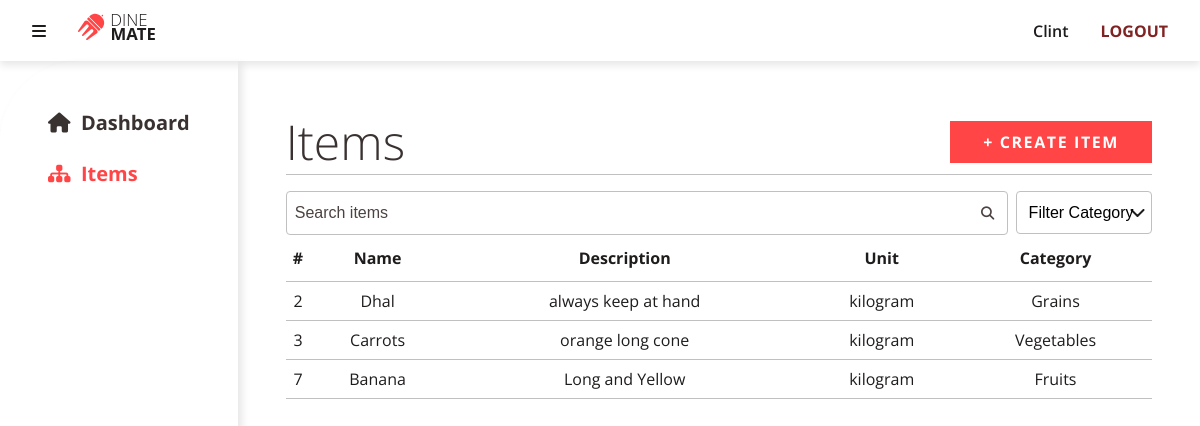
The page /public/admin/items (signed in) on the database its author committed.
### tables this page shows
CREATE TABLE `items` (
  `item_id` int(11) NOT NULL,
  `item_name` varchar(256) NOT NULL,
  `description` text DEFAULT NULL,
  `unit` int(50) NOT NULL,
  `category` int(11) DEFAULT NULL,
  `reorder_level` double DEFAULT 0
);

### app/core/Controller.php (called while the page is built, shortened)
<?php
trait Controller
{
    public function view(string $view, array $data = []): void
    {
        $filename = "../app/views/" . $view . ".view.php";
        require $filename;
    }
}

### app/controllers/Admin/Items.php (called while the page is built, shortened)
<?php
class Items
{
    private string $controller = "items";
    public function index(): void
    {
        $data = [];
        $data["items"] = (new Item)->itemsSearch($_GET);
        $data["categories"] = (new Category)->select()->fetchAll();
        $data["query"] = $_GET["query"] ?? "";
        $data["category_name"] = $_GET["category"] ?? "";
        $data["controller"] = $this->controller;
        $this->view("items", $data);
    }
}

### app/core/App.php (called while the page is built, shortened)
<?php
class App
{
    private mixed $module = "";
    private array $modules = ["admin"];
    private mixed $controller = "home";
    private string $method = "index";
    function __construct()
    {
        $url = $this->splitUrl();
        if (isset($url[0]) && in_array($url[0], $this->modules)) {
            $this->module = $url[0];
            array_shift($url);
        }
        $controllerPath = "../app/controllers/";
        $path = $controllerPath;
        if ($this->module) {
            $path .= ucfirst($this->module) . "/";
        }
        $path .= ucfirst($url[0] ?? $this->controller) . ".php";
        if (isset($url[0])) {
            if (file_exists($path)) {
                $this->controller = $url[0];
                unset($url[0]);
            } else {
                $this->controller = null;
            }
        }
        $this->controller = new $this->controller;
        $this->params = $url ? array_values($url) : [];
        call_user_func_array([$this->controller, $this->method], $this->params);
    }
    private function splitUrl(): array
    {
        if (isset($_GET["url"])) {
            return explode("/", filter_var(rtrim($_GET["url"], "/"), FILTER_SANITIZE_URL));
        } else {
            return [];
        }
    }
}

### public/index.php (called while the page is built, shortened)
<?php
$app = new App();

### app/views/items.view.php (the view, shortened to what this page needs)
<?php include "partials/dashboard.header.php" ?>
    <div class="dashboard-header d-flex flex-row align-items-center justify-content-space-between w-100">
        <h1 class="display-3">Items</h1>
        <a class="btn btn-primary text-uppercase fw-bold" href="items/create">+ Create Item</a>
    </div>
    <div>
        <form action="" method="GET">
            <div class="row">
                <div class="form-search col-10">
                    <input type="text" class="form-control" name="query" placeholder="Search items" value="<?= $query ?? "" ?>">
                    <button class="form-search-icon" type="submit">
                        <i class="fa-solid fa-magnifying-glass"></i>
                    </button>
                </div>
                <div class="pl-2 col-2">
                    <select class="form-control" name="category">
                        <option value="">Filter Category</option>
                    </select>
                </div>
            </div>
        </form>
    </div>
    <table class="table">
        <thead>
        <tr>
            <th>#</th>
            <th>Name</th>
            <th>Description</th>
            <th>Unit</th>
            <th>Category</th>
        </tr>
        </thead>
        <?php if (isset($items) && !empty($items)) : ?>
            <?php foreach ($items as $item) : ?>
                <tr>
                    <?php foreach ($item as $col): ?>
                        <th><?= $col ?></th>
                    <?php endforeach ?>
                </tr>
            <?php endforeach ?>
        <?php else: ?>
            <th colspan="6" class="text-center">No Records Found</th>
        <?php endif ?>
    </table>
<?php include "partials/dashboard.footer.php" ?>

### public/assets/css/styles.css (style rules this page uses)
* { margin: 0; padding: 0; list-style: none; box-sizing: border-box; }
.display-3 { font-size: 3rem !important; font-weight: 300 !important; color: #3A3131; }
.fw-bold { font-weight: 700 !important; }
.text-uppercase { text-transform: uppercase !important; }
.flex-row { flex-direction: row; }
.justify-content-space-between { justify-content: space-between; }
.align-items-center { align-items: center; }
.row { display: flex; flex-direction: row; flex-wrap: wrap; align-items: stretch; align-content: stretch; }
.col-2 { flex: 0 0 16.666667%; max-width: 16.666667%; }
.col-10 { flex: 0 0 83.333333%; max-width: 83.333333%; }
.pl-2 { padding-left: 0.5rem !important; }
.d-flex { display: flex !important; }
.w-100 { width: 100% !important; }
.form-control { display: block; width: 100%; padding: 0.75rem 0.5rem; font-size: 1rem; border: 1px solid #C0C0C0; border-radius: 4px; }
select.form-control { -moz-appearance: none; -webkit-appearance: none; background: url("../images/ChevronDownsvg.svg") no-repeat 95%; appearance: none; padding: 0.75rem; }
.form-control::placeholder { color: #4D4242; opacity: 1; }
.form-search { position: relative; width: 100%; }
.form-search .form-control { padding-right: 40px; }
.form-search .form-search-icon { position: absolute; top: 50%; right: 0; width: 40px; height: 100%; transform: translateY(-50%); color: #4D4242; background: none; outline: none; border: none; cursor: pointer; }
.btn { padding: 0.5rem 2rem; font-size: 1rem; font-weight: 600; text-decoration: none; line-height: 1.5; border-radius: 0; border: 1px solid transparent; cursor: pointer; transition: all 0.2s ease-in-out; letter-spacing: 0.1em; }
.btn.btn-primary { color: #FFFFFF; background-color: #FF4546; border-color: #FF4546; }
.table { border-collapse: collapse; width: 100%; }
.table th { padding: 0.5rem 0; border-bottom: 1px solid #C0C0C0; font-weight: normal; }
.table thead th { padding: 0.75rem 0; font-weight: bold; }
body { font-family: "Open Sans", sans-serif; font-size: 16px; color: #1F1C1C; background-color: #FFFFFF; }
.dashboard { width: 100%; height: 100vh; display: flex; flex-direction: column; }
.dashboard .dashboard-header { border-bottom: 1px solid #C0C0C0; margin-bottom: 1rem; }
a { text-decoration: none; }

### rows shown on the page
items: col "2", col "Dhal", col "always keep at hand", col "kilogram", col "Grains"
items: col "3", col "Carrots", col "orange long cone", col "kilogram", col "Vegetables"
items: col "7", col "Banana", col "Long and Yellow", col "kilogram", col "Fruits"

### other values the page prints
$_SESSION["user"]->first_name "Clint"
